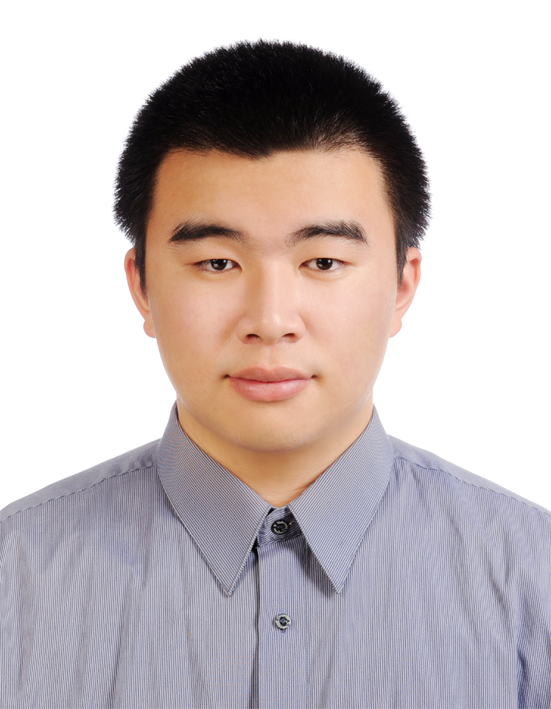
#> input picture 資料分析與實務作業/0407/大頭照.jpg, 551 x 709 px
$ python 6.py
#> lines starting #> are read from the running program, lines starting #| are printed output that depends on the picture
from PIL import Image

pict = Image.open('大頭照.jpg')
#> pict is the input picture: PIL image 551x709 RGB; mean R, G, B 198, 187.2, 187.3
newPict = Image.new('RGB',(3306+100, 2836+100),'Yellow')
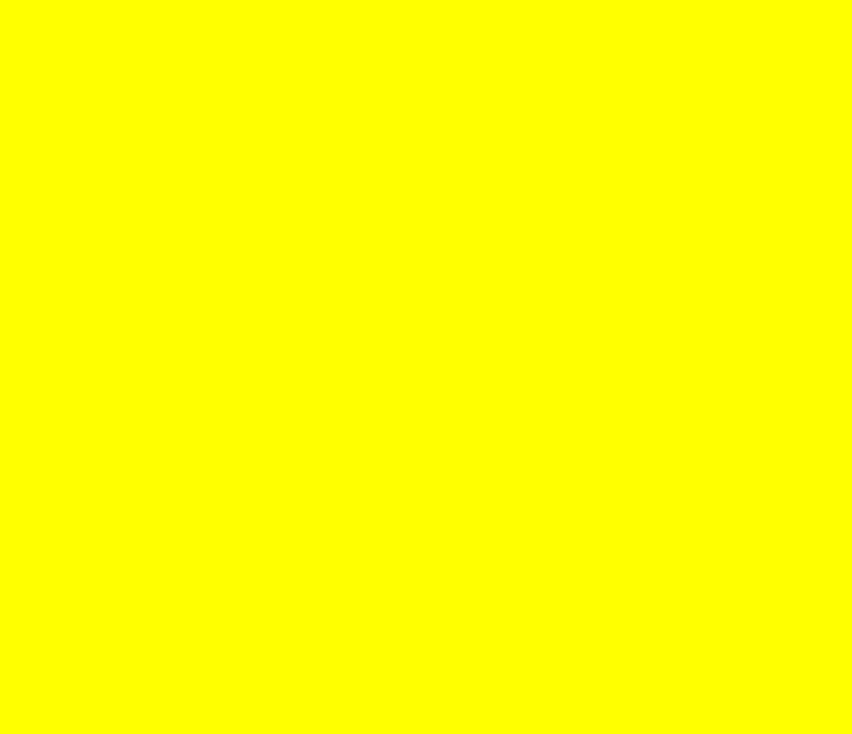
#> newPict: PIL image 3406x2936 RGB (shown at 1/4 size); mean R, G, B 255, 255, 0
for x in range(0, 6):
    for y in range(0, 4):
        newPict.paste(pict, (50+551*x, 50+709*y))
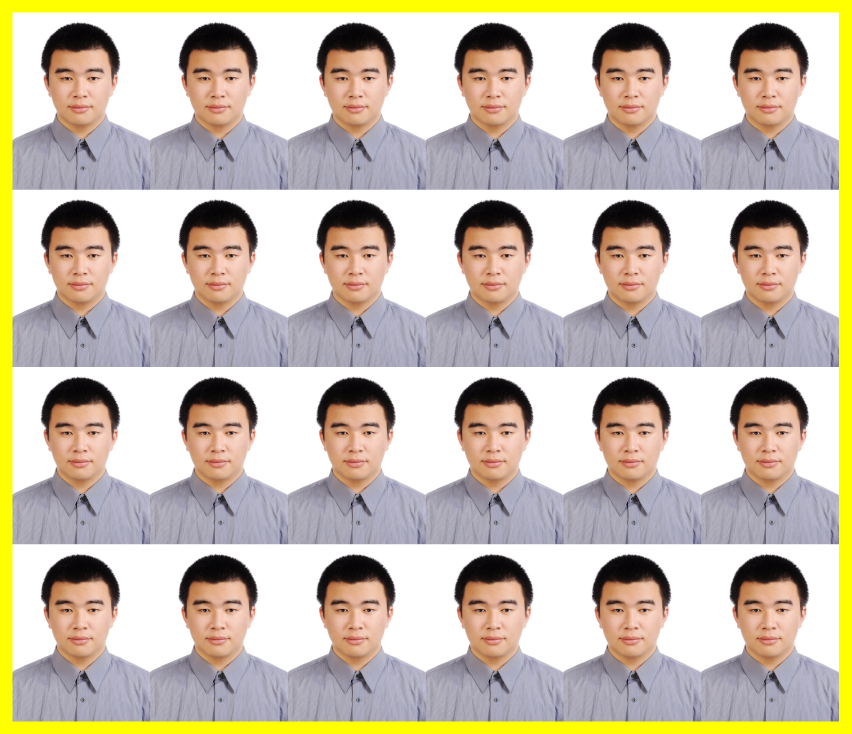
#> newPict: PIL image 3406x2936 RGB (shown at 1/4 size); mean R, G, B 201.5, 191.4, 175.6
newPict.save('myfig1.jpg')

$ run again, with 資料分析與實務作業/0407/dog.jpg copied over 資料分析與實務作業/0407/大頭照.jpg
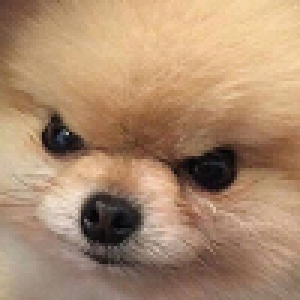
#> input picture 資料分析與實務作業/0407/dog.jpg, 100 x 100 px (shown 3 times larger)
#> pict is the input picture: PIL image 100x100 RGBA; mean R, G, B, A 171.9, 139.3, 110.4, 255
#> after the loop `for x in range(0, 6):`:
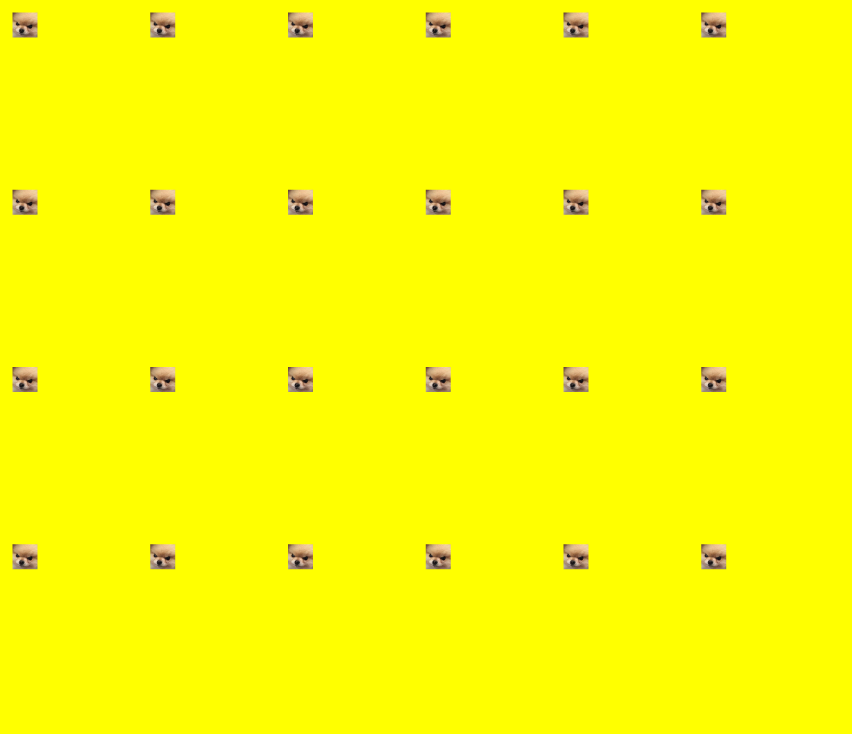
#> newPict: PIL image 3406x2936 RGB (shown at 1/4 size); mean R, G, B 253, 252.2, 2.6
